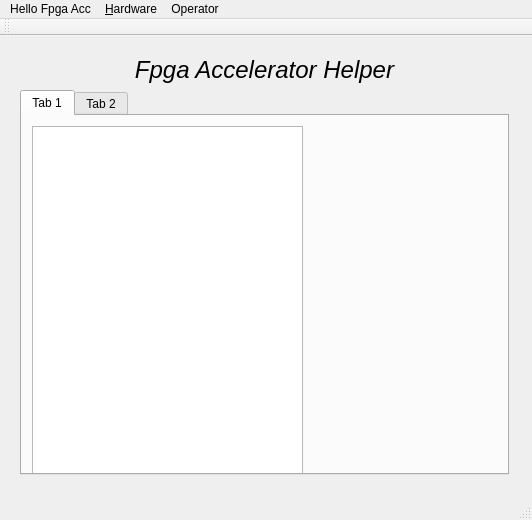
<?xml version="1.0" encoding="UTF-8"?>
<ui version="4.0">
 <class>FPGAAcc</class>
 <widget class="QMainWindow" name="FPGAAcc">
  <property name="geometry">
   <rect>
    <x>0</x>
    <y>0</y>
    <width>532</width>
    <height>520</height>
   </rect>
  </property>
  <property name="windowTitle">
   <string>FPGAAcc</string>
  </property>
  <widget class="QWidget" name="centralWidget">
   <property name="maximumSize">
    <size>
     <width>527</width>
     <height>459</height>
    </size>
   </property>
   <widget class="QWidget" name="verticalLayoutWidget">
    <property name="geometry">
     <rect>
      <x>9</x>
      <y>9</y>
      <width>511</width>
      <height>441</height>
     </rect>
    </property>
    <layout class="QVBoxLayout" name="verticalLayout">
     <item>
      <widget class="QLabel" name="label">
       <property name="font">
        <font>
         <pointsize>18</pointsize>
         <italic>true</italic>
        </font>
       </property>
       <property name="text">
        <string>Fpga Accelerator Helper</string>
       </property>
       <property name="alignment">
        <set>Qt::AlignCenter</set>
       </property>
       <property name="textInteractionFlags">
        <set>Qt::NoTextInteraction</set>
       </property>
      </widget>
     </item>
     <item>
      <widget class="QTabWidget" name="tabWidget">
       <property name="currentIndex">
        <number>0</number>
       </property>
       <widget class="QWidget" name="hw">
        <attribute name="title">
         <string>Tab 1</string>
        </attribute>
        <widget class="QTableView" name="hwtable">
         <property name="geometry">
          <rect>
           <x>10</x>
           <y>10</y>
           <width>271</width>
           <height>351</height>
          </rect>
         </property>
        </widget>
       </widget>
       <widget class="QWidget" name="operator_2">
        <attribute name="title">
         <string>Tab 2</string>
        </attribute>
       </widget>
      </widget>
     </item>
    </layout>
   </widget>
  </widget>
  <widget class="QMenuBar" name="menuBar">
   <property name="geometry">
    <rect>
     <x>0</x>
     <y>0</y>
     <width>532</width>
     <height>25</height>
    </rect>
   </property>
   <widget class="QMenu" name="menuHello_Fpga_Acc">
    <property name="title">
     <string>Hello Fpga Acc</string>
    </property>
   </widget>
   <widget class="QMenu" name="menu_hardware">
    <property name="title">
     <string>&amp;Hardware</string>
    </property>
    <addaction name="action_load_hw"/>
    <addaction name="action_save_hw"/>
   </widget>
   <widget class="QMenu" name="menuOperator">
    <property name="title">
     <string>Operator</string>
    </property>
    <addaction name="action_load_op"/>
    <addaction name="action_save_op"/>
   </widget>
   <addaction name="menuHello_Fpga_Acc"/>
   <addaction name="menu_hardware"/>
   <addaction name="menuOperator"/>
  </widget>
  <widget class="QToolBar" name="mainToolBar">
   <attribute name="toolBarArea">
    <enum>TopToolBarArea</enum>
   </attribute>
   <attribute name="toolBarBreak">
    <bool>false</bool>
   </attribute>
  </widget>
  <widget class="QStatusBar" name="statusBar"/>
  <action name="action_load_hw">
   <property name="text">
    <string>Load</string>
   </property>
  </action>
  <action name="action_save_hw">
   <property name="text">
    <string>Save</string>
   </property>
  </action>
  <action name="action_load_op">
   <property name="text">
    <string>Load</string>
   </property>
  </action>
  <action name="action_save_op">
   <property name="text">
    <string>Save</string>
   </property>
  </action>
 </widget>
 <layoutdefault spacing="6" margin="11"/>
 <resources/>
 <connections/>
</ui>
